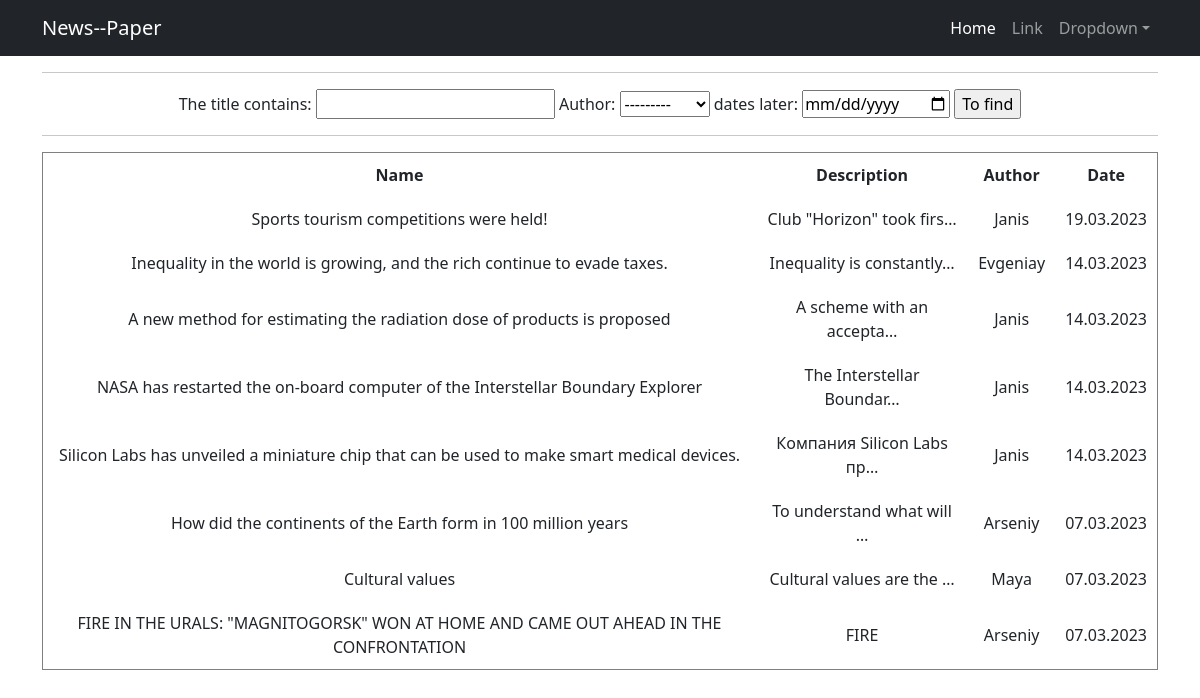
/news/search/, run on an earlier commit of the app's database.
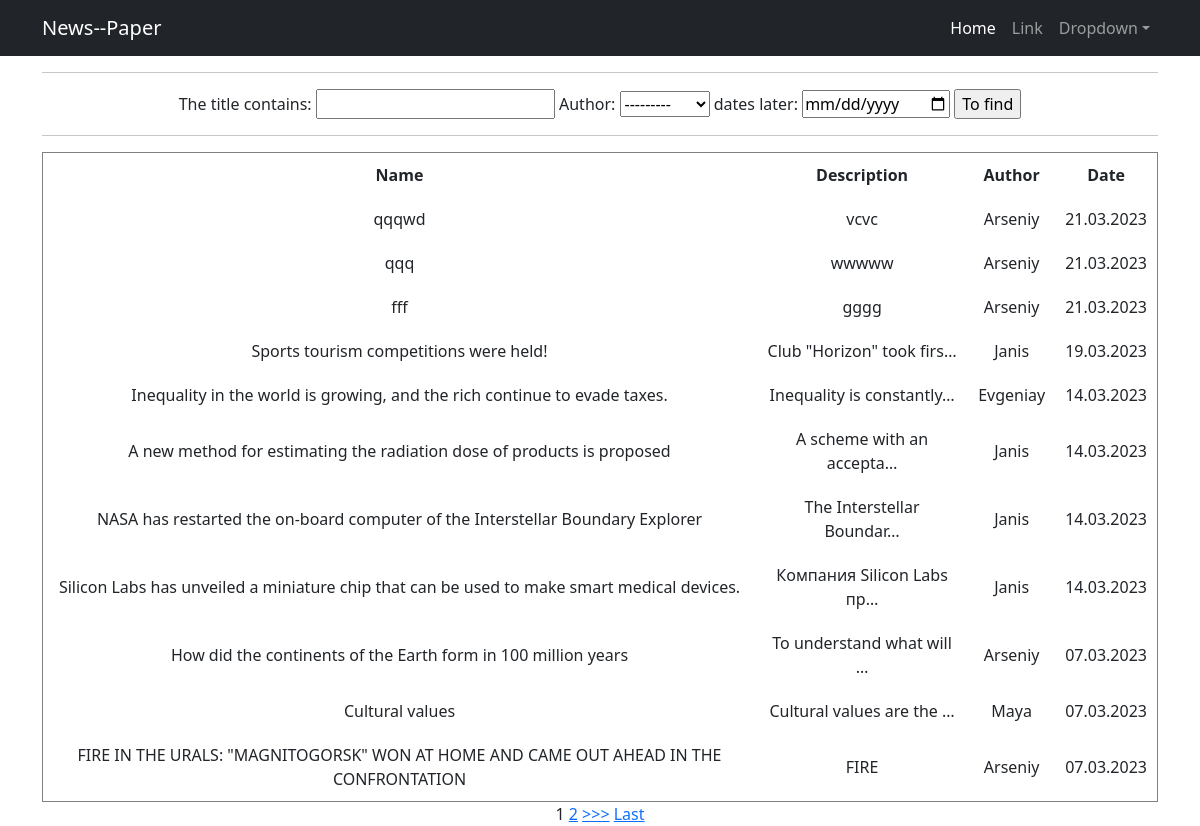
And on a later commit of the database.
### news/models.py (models this page shows, shortened)
class Post(models.Model):
    objects = None
    author = models.ForeignKey(Author, on_delete=models.CASCADE)
    typContent = [('Article', 'Article'), ('News', 'News')]
    newsArticle = models.CharField(choices=typContent, max_length=7, default='News')
    dateTime = models.DateTimeField(auto_now_add=True)
    category = models.ManyToManyField(Category, through='PostCategory')
    title = models.CharField(max_length=255)
    text = models.TextField()
    rating = models.SmallIntegerField(default=0)

class Author(models.Model):
    user = models.OneToOneField(User, on_delete=models.CASCADE)
    authorRating = models.SmallIntegerField(default=0)
    def __str__(self):
        return f'{self.user}'

### news/views.py (the view)
# urls.py: path('search/', PostSearch.as_view(), name='post_search'),
class PostSearch(ListView):
    model = Post
    template_name = 'news/search.html'
    context_object_name = 'search'
    queryset = Post.objects.order_by('-dateTime')
    paginate_by = 10
    def get_context_data(self, **kwargs):
        context = super().get_context_data(**kwargs)
        context['time_now'] = datetime.utcnow()
        context['value1'] = None
        context['filter'] = PostFilter(self.request.GET, queryset=self.get_queryset())
        return context

### news/templatetags/custom_filters.py (called while the page is built)
@register.filter(name='censor')
def censor(value):
    sent = value.split()
    for i in bad_words:
        for words in sent:
            if i in words:
                pos = sent.index(words)
                sent.remove(words)
                sent.insert(pos, '*' * len(i))
    return " ".join(sent)

### templates/news/search.html (shortened to what this page needs)
{% extends 'default.html' %}
{% load custom_filters %}
{% block content %}
<hr>
    <form method="GET">
        {{ filter.form }}
        <input type="submit" value="To find">
    </form>
<hr>
            <table cellspacing="5" cellpadding="10" border="1" width="100%">
                <tr>
                    <td>
                        <b>Name</b>
                    </td>
                    <td>
                        <b>Description</b>
                    </td>
                    <td>
                        <b>Author</b>
                    </td>
                    <td>
                        <b>Date</b>
                    </td>
                </tr>
                {% for j in filter.qs %}
                <tr>
                    <td>
                        {{ j.title|censor }}
                    </td>
                    <td>
                        {{ j.text|truncatechars:25|censor}}
                    </td>
                    <td>
                        {{ j.author }}
                    </td>
                    <td>
                        {{ j.dateTime|date:"d.m.Y" }}
                    </td>
                </tr>
                {% endfor %}
            </table>
{% if is_paginated %}
    {% for num in page_obj.paginator.page_range %}
        {% if page_obj.number == num %}
            <a>{{ num }}</a>
        {% elif num > page_obj.number|add:'-3' and num < page_obj.number|add:'3' %}
            <a href="?page={{ num }}">{{ num }}</a>
        {% endif %}
    {% endfor %}
    {% if page_obj.has_next %}
        <a href="?page={{ page_obj.next_page_number }}">>>></a>
        <a href="?page={{ page_obj.paginator.num_pages }}">Last</a>
    {% endif %}
{% endif %}
{% endblock content %}

What changed in the data, as far as the page shows it:
added Post: title|censor "qqqwd", text|censor "vcvc", author "Arseniy", dateTime "21.03.2023"
added Post: title|censor "qqq", text|censor "wwwww", author "Arseniy", dateTime "21.03.2023"
added Post: title|censor "fff", text|censor "gggg", author "Arseniy", dateTime "21.03.2023"
Also different on the page:
new list line: "1"
new list line: "2"
text now shown: ">>> Last"
